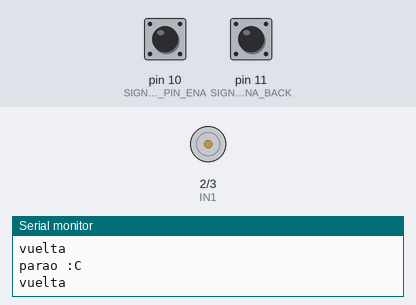
Recording of a sketch running on a simulated Arduino Uno, built with avr-gcc and run on an emulated ATmega328P. Shown: motor-driver pin pairs drawn as motors (green arrow = first pin HIGH = forward, orange = second pin HIGH = backward, longer = more drive, scaled by the enable pin), the last lines printed to the serial monitor. The inputs (shaded band) are chosen by the test bench; at power-on: pin 10 (SIGNAL_PIN_ENA) HIGH, pin 11 (SIGNAL_PIN_ENA_BACK) HIGH.

Above: at 1.2 s.
1.3 s: pin 10 (SIGNAL_PIN_ENA) pulled LOW for 0.15 s
At 1.39 s:
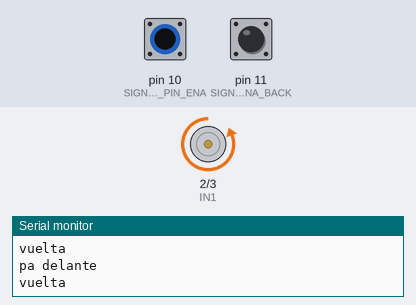
2.9 s: pin 11 (SIGNAL_PIN_ENA_BACK) pulled LOW for 0.15 s
At 2.99 s:
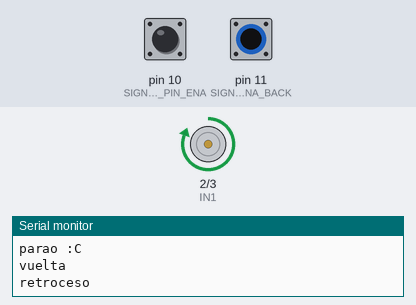
4.5 s: pin 11 (SIGNAL_PIN_ENA_BACK) pulled LOW for 3.2 s
At 8.1 s:
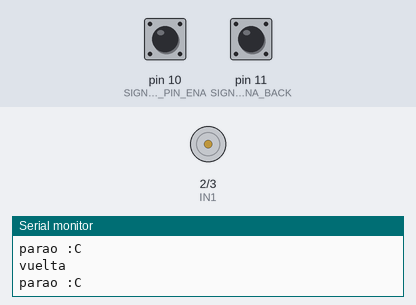
9.2 s: pin 10 (SIGNAL_PIN_ENA) pulled LOW for 3.2 s
At 10.4 s:
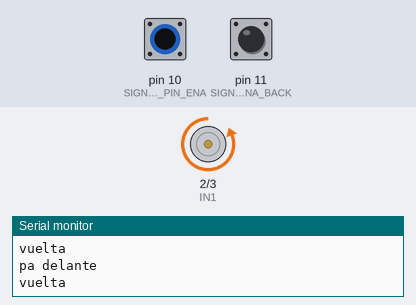
13.9 s: pin 11 (SIGNAL_PIN_ENA_BACK) driven LOW
At 15.1 s:
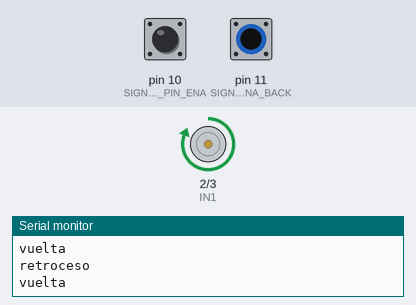
16.9 s: pin 10 (SIGNAL_PIN_ENA) pulsed LOW 2 times (0.12 s each, 0.3 s apart)
At 17.12 s:
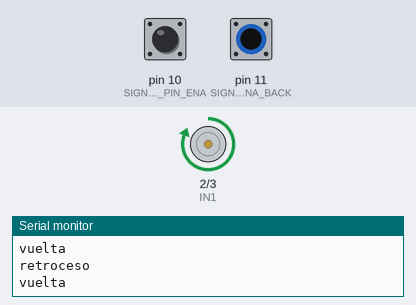
Timing chart, 0 to 19.9 s (numbered marks = the images above; inputs shaded):
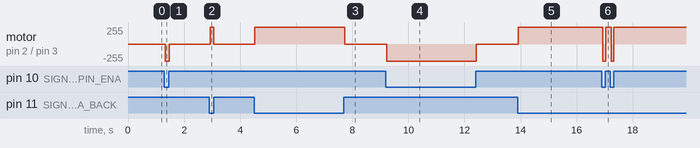

The sketch:

Wro_Prometheus_Arduino_Esclavo.ino
```cpp
#define IN1 2
#define IN2 3
#define ENA 4
#define SIGNAL_PIN_ENA 10
#define SIGNAL_PIN_ENA_BACK 11

void setup() {
    pinMode(IN1, OUTPUT);
    pinMode(IN2, OUTPUT);
    pinMode(ENA, OUTPUT);  // ¡IMPORTANTE! ENA debe ser OUTPUT

    // CONFIGURAR PULL-UP CORRECTAMENTE
    pinMode(SIGNAL_PIN_ENA, INPUT_PULLUP);      // Esto activa pull-up interna
    pinMode(SIGNAL_PIN_ENA_BACK, INPUT_PULLUP); // Esto activa pull-up interna

    Serial.begin(9600);

    // Motor inicialmente detenido
    digitalWrite(IN1, LOW);
    digitalWrite(IN2, LOW);
    analogWrite(ENA, 0);
}

void loop() {
    Serial.println("vuelta");

    int signalBACK = digitalRead(SIGNAL_PIN_ENA_BACK);
    int signal = digitalRead(SIGNAL_PIN_ENA);

    // CON PULL-UP:
    // - Señal activa = LOW (cuando el maestro conecta a GND)
    // - Sin señal = HIGH (por la resistencia pull-up)

    if (signal == LOW) {  // Cambiar a LOW porque usas pull-up
        Serial.println("pa delante");
        digitalWrite(IN1, LOW);
        digitalWrite(IN2, HIGH);
        analogWrite(ENA, 255);
    }
    else if (signalBACK == LOW) {  // Cambiar a LOW porque usas pull-up
        Serial.println("retroceso");
        digitalWrite(IN1, HIGH);
        digitalWrite(IN2, LOW);
        analogWrite(ENA, 255);
    }
    else {
        Serial.println("parao :C");
        digitalWrite(IN1, LOW);
        digitalWrite(IN2, LOW);
        analogWrite(ENA, 0);  // Mejor usar 0 en lugar de no escribir nada
    }

    delay(10);
}
```

Measured:
- after the input at 1.3 s, motor on pin 2 (IN1) / pin 3 (IN2): stopped → backward 255/255 at once, → stopped 0.14 s later
- after the input at 2.9 s, motor on pin 2 (IN1) / pin 3 (IN2): stopped → forward 255/255 at once, → stopped 0.14 s later
- after the input at 4.5 s, motor on pin 2 (IN1) / pin 3 (IN2): stopped → forward 255/255 at once, → stopped 3.2 s later
- after the input at 9.2 s, motor on pin 2 (IN1) / pin 3 (IN2): stopped → backward 255/255 at once, → stopped 3.2 s later
- after the input at 13.9 s, motor on pin 2 (IN1) / pin 3 (IN2): stopped → forward 255/255 at once
- after the input at 16.9 s, motor on pin 2 (IN1) / pin 3 (IN2): alternates forward 255/255 for 0.20 s and backward 255/255 for 0.10 s, 4 changes in all, then stays forward 255/255, starting at once
